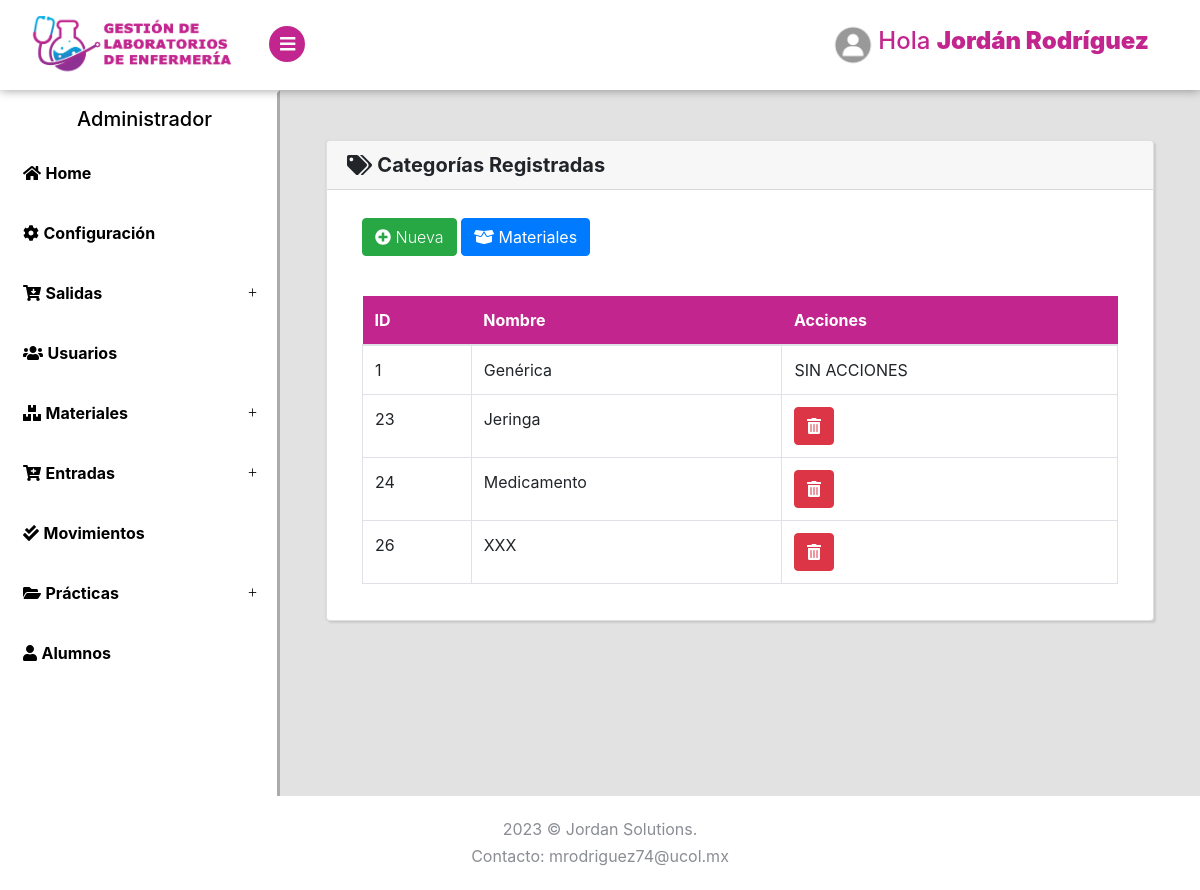
Page /Productos/Categorias (signed in) on the committed database.
### tables this page shows
CREATE TABLE `categorias` (
  `id` int(11) NOT NULL,
  `nombre` varchar(100) NOT NULL
);

### Libraries/Core/Views.php (called while the page is built)
<?php
class Views{
    function getView($controller, $view, $alert="", $data1 = "", $data2 = "", $data3 = "", $data4 = "", $data5 = "")
    {
        $controller = get_class($controller);
        if ($controller == "Login") {
            $view = "Views/".$view.".php";
        }else{
            $view = "Views/" . $controller . "/" . $view . ".php";
        }
        require_once($view);
    }
}
?>

### Controller/Productos.php (called while the page is built, shortened)
<?php
class Productos extends Controllers
{
    public function Categorias()
    {
        $data1 = $this->model->selectCategorias();
        $this->views->getView($this, "Categorias", "", $data1);
    }
}
?>

### index.php (called while the page is built, shortened)
<?php
require_once("Helpers/Helpers.php");
require_once("Libraries/Core/Load.php");
?>

### Helpers/Helpers.php (called while the page is built, shortened)
<?php
function base_url()
{
    return BASE_URL;
}
?>

### Libraries/Core/Mysql.php (called while the page is built, shortened)
<?php
class Mysql extends Conexion{
    private $conexion;
    function __construct()
    {
        $this->conexion = new Conexion();
        $this->conexion = $this->conexion->conect();
    }
    public function select_all(string $query){
        $this->strquery = $query;
        $result = $this->conexion->prepare($this->strquery);
        $result->execute();
        $data = $result->fetchall(PDO::FETCH_ASSOC);
        return $data;
    }
}
?>

### Libraries/Core/Conexion.php (called while the page is built)
<?php
class Conexion{
    private $conect;
    public function __construct()
    {
      $conexion = "mysql:host=".HOST.";dbname=".BD.";.CHARSET.";
      try {
          $this->conect = new PDO($conexion, DB_USER, PASS);
          $this->conect->setAttribute(PDO::ATTR_ERRMODE, PDO::ERRMODE_EXCEPTION);
      } catch (PDOException $e) {
          $this->conect = "Error en la conexion";
          echo "Error: " . $e->getMessage();
      }
    }
    public function conect()
    {
        return $this->conect;
    }
}
?>

### Models/ProductosModel.php (called while the page is built, shortened)
<?php
class ProductosModel extends Mysql{
    public function selectCategorias()
    {
        $sql = "SELECT * FROM categorias";
        $res = $this->select_all($sql);
        return $res;
    }
}
?>

### Views/Productos/Categorias.php (the view, shortened to what this page needs)
<?php if($_SESSION['rol'] <= 1){ ?>
<div class="page-content2">
    <section>
        <div class="card container-fluid2 text-center">
            <div class="card-header"><i class="fas fa-exclamation-circle"></i> ERROR</div>
            <div class="card-body">
                <img src="../Assets/img/unicornio.png" style="height: 400px; ">
                <h5 class="card-title">Error: No tienes acceso a esta página.</h5>
            </div>
            <div class="card-footer text-muted">
              <a href="<?php echo base_url() ?>Dashboard/Alumnos" class="btn btn-primary">Ir al inicio</a>
            </div>
        </div>
    </section>
</div>
<?php }  else { ?>
<div class="page-content">
    <section>
        <div class="card container-fluid2">
            <h5 class="card-header"><i class="fas fa-tags"></i> <strong>Categorías Registradas</strong></h5>
            <div class="card-body">
                <div class="container-fluid">
                    <div class="row">
                        <div class="col-lg-12 mt-2">
                            <div class="row">
                                <div class="col-lg-8 mb-2">
                                    <button class="btn btn-success mb-2" type="button" data-toggle="modal" data-target="#nueva_categoria"><i class="fas fa-plus-circle"></i> Nueva</button>
                                    <a class="btn btn-primary mb-2" href="<?php echo base_url(); ?>Productos/Listar"><i class="fas fa-box-open"></i> Materiales</a>
                                </div>
                                <div class="col-lg-4">
                                </div>
                            </div>
                            <div class="table-responsive mt-4">
                                <table class="table table-hover table-bordered" id="Table">
                                    <thead class="thead-personality">
                                        <tr>
                                            <th>ID</th>
                                            <th>Nombre</th>
                                            <th>Acciones</th>
                                        </tr>
                                    </thead>
                                    <tbody>
                                        <?php foreach ($data1 as $pr) { ?>
                                            <tr>
                                                <td><?php echo $pr['id']; ?></td>
                                                <td><?php echo $pr['nombre']; ?></td>
                                                <td>
                                                    <?php if ($pr['id'] != '1') { ?>
                                                    <form action="<?php echo base_url() ?>Productos/Categoriaseliminarper?id=<?php echo $pr['id']; ?>" method="post" class="d-inline elimper">
                                                        <button type="submit" class="btn btn-danger"><i class="fas fa-trash-alt"></i></button>
                                                    </form>
                                                    <?php } else {?>
                                                    SIN ACCIONES
                                                    <?php }?>
                                                </td>
                                            </tr>
                                        <?php } ?>
                                    </tbody>
                                </table>
                            </div>
                        </div>
                    </div>
                </div>
            </div>
        </div>
    </section>
</div>
<?php } ?>

### Assets/css/style.default.css (style rules this page uses)
:root { --blue: #15c2e9; --graylight: #e2e2e2; --grayheader: #F7F7F7; --lavanda: #c2258e; --black: #000; --white: #fff; }
body { position: relative; }
section { padding: 0 1rem; }
a { -webkit-transition: all 0.3s; transition: all 0.3s; display: inline-block; }
button { cursor: pointer; }
i, span, strong { display: inline-block; }
.card { margin-bottom: 30px; -webkit-box-shadow: 2px 2px 2px rgba(0, 0, 0, 0.1), -1px 0 2px rgba(0, 0, 0, 0.05); box-shadow: 2px 2px 2px rgba(0, 0, 0, 0.1), -1px 0 2px rgba(0, 0, 0, 0.05); }
.page-content { position: relative; background: var(--graylight); min-height: 100vh; width: calc(100% - 280px); padding: 0; padding-bottom: 70px; }
button, input[type="submit"] { cursor: pointer; font-family: inherit; font-weight: 300 !important; }
.table { margin-bottom: 0; color: #8a8d93; }
.table td, .table th { border-color: #343a40; }
.table thead th { border: none; }
.table-bordered td, .table-bordered th { border-color: #343a40; }
.btn { font-weight: 400; border: 1px solid transparent; padding: 0.45rem 0.75rem; font-size: 1rem; line-height: 1.5; border-radius: 0.25rem; -webkit-transition: color 0.15s ease-in-out, background-color 0.15s ease-in-out, border-color 0.15s ease-in-out, -webkit-box-shadow 0.15s ease-in-out; transition: color 0.15s ease-in-out, background-color 0.15s ease-in-out, border-color 0.15s ease-in-out, -webkit-box-shadow 0.15s ease-in-out; transition: color 0.15s ease-in-out, background-color 0.15s ease-in-out, border-color 0.15s ease-in-out, box-shadow 0.15s ease-in-out; transition: color 0.15s ease-in-out, background-color 0.15s ease-in-out, border-color 0.15s ease-in-out, box-shadow 0.15s ease-in-out, -webkit-box-shadow 0.15s ease-in-out; }
.btn-primary { color: color-yiq(#db6574); background-color: #db6574; border-color: #db6574; }
.btn-success { color: color-yiq(#28a745); background-color: #28a745; border-color: #28a745; }
.btn-danger { color: color-yiq(#bb414d); background-color: #bb414d; border-color: #bb414d; }
body { font-family: "Muli", sans-serif; font-size: 1rem; font-weight: 400; line-height: 1.5; color: #8a8d93; background-color: #fff; }
a { color: #db6574; text-decoration: none; }
h1, h2, h3, h4, h5, h6, .h1, .h2, .h3, .h4, .h5, .h6 { margin-bottom: 0.5rem; font-family: inherit; font-weight: 700; line-height: 1.2; color: inherit; }
h5, .h5 { font-size: 1.1rem; }
.card { background-color: #2d3035; border: 1px solid #34373d; border-radius: 0; }
.card-body { padding: 1.25rem; }
.card-header { padding: 0.75rem 1.25rem; background-color: rgba(0, 0, 0, 0.03); border-bottom: 1px solid #34373d; }
.card-header:first-child { border-radius: 0 0 0 0; }
.container-fluid2 { margin: 50px 30px; }
.thead-personality { background: var(--lavanda); color: var(--white); }

### rows in the picture
categorias: id "1", nombre "Genérica", shows "SIN ACCIONES"
categorias: id "23", nombre "Jeringa"
categorias: id "24", nombre "Medicamento"
categorias: id "26", nombre "XXX"

### other values in the picture
$_SESSION['nombre'] "Jordán Rodríguez"
